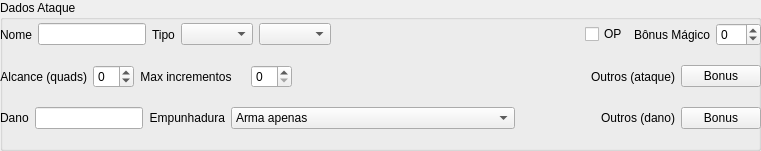
    <widget class="QGroupBox" name="groupBox">
     <property name="geometry">
      <rect>
       <x>280</x>
       <y>160</y>
       <width>761</width>
       <height>151</height>
      </rect>
     </property>
     <property name="title">
      <string>Dados Ataque</string>
     </property>
     <widget class="QWidget" name="verticalLayoutWidget_2">
      <property name="geometry">
       <rect>
        <x>0</x>
        <y>10</y>
        <width>761</width>
        <height>134</height>
       </rect>
      </property>
      <layout class="QVBoxLayout" name="verticalLayout_2">
       <item>
        <layout class="QHBoxLayout" name="horizontalLayout_29">
         <item>
          <widget class="QLabel" name="label_36">
           <property name="sizePolicy">
            <sizepolicy hsizetype="Fixed" vsizetype="Preferred">
             <horstretch>0</horstretch>
             <verstretch>0</verstretch>
            </sizepolicy>
           </property>
           <property name="text">
            <string>Nome</string>
           </property>
          </widget>
         </item>
         <item>
          <widget class="QLineEdit" name="linha_rotulo_ataque">
           <property name="sizePolicy">
            <sizepolicy hsizetype="Fixed" vsizetype="Fixed">
             <horstretch>0</horstretch>
             <verstretch>0</verstretch>
            </sizepolicy>
           </property>
           <property name="toolTip">
            <string>Identificador do ataque</string>
           </property>
          </widget>
         </item>
         <item>
          <widget class="QLabel" name="label_21">
           <property name="sizePolicy">
            <sizepolicy hsizetype="Fixed" vsizetype="Preferred">
             <horstretch>0</horstretch>
             <verstretch>0</verstretch>
            </sizepolicy>
           </property>
           <property name="text">
            <string>Tipo</string>
           </property>
          </widget>
         </item>
         <item>
          <widget class="QComboBox" name="combo_tipo_ataque">
           <property name="sizePolicy">
            <sizepolicy hsizetype="Fixed" vsizetype="Fixed">
             <horstretch>0</horstretch>
             <verstretch>0</verstretch>
            </sizepolicy>
           </property>
          </widget>
         </item>
         <item>
          <widget class="QComboBox" name="combo_arma">
           <property name="toolTip">
            <string>Escolha uma arma, ou nenhuma para preencher manualmente.</string>
           </property>
          </widget>
         </item>
         <item>
          <spacer name="horizontalSpacer_5">
           <property name="orientation">
            <enum>Qt::Horizontal</enum>
           </property>
           <property name="sizeHint" stdset="0">
            <size>
             <width>40</width>
             <height>20</height>
            </size>
           </property>
          </spacer>
         </item>
         <item>
          <widget class="QCheckBox" name="checkbox_op">
           <property name="sizePolicy">
            <sizepolicy hsizetype="Fixed" vsizetype="Fixed">
             <horstretch>0</horstretch>
             <verstretch>0</verstretch>
            </sizepolicy>
           </property>
           <property name="toolTip">
            <string>Arma obra prima?</string>
           </property>
           <property name="text">
            <string>OP</string>
           </property>
          </widget>
         </item>
         <item>
          <widget class="QLabel" name="label_23">
           <property name="sizePolicy">
            <sizepolicy hsizetype="Fixed" vsizetype="Preferred">
             <horstretch>0</horstretch>
             <verstretch>0</verstretch>
            </sizepolicy>
           </property>
           <property name="toolTip">
            <string>Bônus Mágico</string>
           </property>
           <property name="text">
            <string>Bônus Mágico</string>
           </property>
           <property name="alignment">
            <set>Qt::AlignRight|Qt::AlignTrailing|Qt::AlignVCenter</set>
           </property>
          </widget>
         </item>
         <item>
          <widget class="QSpinBox" name="spin_bonus_magico">
           <property name="sizePolicy">
            <sizepolicy hsizetype="Fixed" vsizetype="Fixed">
             <horstretch>0</horstretch>
             <verstretch>0</verstretch>
            </sizepolicy>
           </property>
           <property name="toolTip">
            <string>Bônus mágico da arma</string>
           </property>
           <property name="minimum">
            <number>-50</number>
           </property>
           <property name="maximum">
            <number>50</number>
           </property>
          </widget>
         </item>
        </layout>
       </item>
       <item>
        <layout class="QHBoxLayout" name="horizontalLayout_6">
         <item>
          <widget class="QLabel" name="label_29">
           <property name="sizePolicy">
            <sizepolicy hsizetype="Fixed" vsizetype="Preferred">
             <horstretch>0</horstretch>
             <verstretch>0</verstretch>
            </sizepolicy>
           </property>
           <property name="text">
            <string>Alcance (quads)</string>
           </property>
           <property name="alignment">
            <set>Qt::AlignRight|Qt::AlignTrailing|Qt::AlignVCenter</set>
           </property>
          </widget>
         </item>
         <item>
          <widget class="QSpinBox" name="spin_alcance_quad">
           <property name="sizePolicy">
            <sizepolicy hsizetype="Fixed" vsizetype="Fixed">
             <horstretch>0</horstretch>
             <verstretch>0</verstretch>
            </sizepolicy>
           </property>
           <property name="toolTip">
            <string>Alcance em quadrados</string>
           </property>
           <property name="minimum">
            <number>-1</number>
           </property>
          </widget>
         </item>
         <item>
          <widget class="QLabel" name="label_30">
           <property name="sizePolicy">
            <sizepolicy hsizetype="Fixed" vsizetype="Preferred">
             <horstretch>0</horstretch>
             <verstretch>0</verstretch>
            </sizepolicy>
           </property>
           <property name="text">
            <string>Max incrementos</string>
           </property>
           <property name="alignment">
            <set>Qt::AlignCenter</set>
           </property>
          </widget>
         </item>
         <item>
          <widget class="QLabel" name="label_32">
           <property name="sizePolicy">
            <sizepolicy hsizetype="Fixed" vsizetype="Preferred">
             <horstretch>0</horstretch>
             <verstretch>0</verstretch>
            </sizepolicy>
           </property>
           <property name="text">
            <string/>
           </property>
           <property name="alignment">
            <set>Qt::AlignRight|Qt::AlignTrailing|Qt::AlignVCenter</set>
           </property>
          </widget>
         </item>
         <item>
          <widget class="QSpinBox" name="spin_incrementos">
           <property name="sizePolicy">
            <sizepolicy hsizetype="Fixed" vsizetype="Fixed">
             <horstretch>0</horstretch>
             <verstretch>0</verstretch>
            </sizepolicy>
           </property>
           <property name="toolTip">
            <string>Máximo de incrementos permitido pelo ataque</string>
           </property>
          </widget>
         </item>
         <item>
          <spacer name="horizontalSpacer_2">
           <property name="orientation">
            <enum>Qt::Horizontal</enum>
           </property>
           <property name="sizeHint" stdset="0">
            <size>
             <width>40</width>
             <height>20</height>
            </size>
           </property>
          </spacer>
         </item>
         <item>
          <widget class="QLabel" name="label_55">
           <property name="sizePolicy">
            <sizepolicy hsizetype="Fixed" vsizetype="Preferred">
             <horstretch>0</horstretch>
             <verstretch>0</verstretch>
            </sizepolicy>
           </property>
           <property name="text">
            <string>Outros (ataque)</string>
           </property>
           <property name="alignment">
            <set>Qt::AlignRight|Qt::AlignTrailing|Qt::AlignVCenter</set>
           </property>
          </widget>
         </item>
         <item>
          <widget class="QPushButton" name="botao_bonus_ataque">
           <property name="sizePolicy">
            <sizepolicy hsizetype="Fixed" vsizetype="Fixed">
             <horstretch>0</horstretch>
             <verstretch>0</verstretch>
            </sizepolicy>
           </property>
           <property name="toolTip">
            <string>Outros bônus de ataque.</string>
           </property>
           <property name="text">
            <string>Bonus</string>
           </property>
          </widget>
         </item>
        </layout>
       </item>
       <item>
        <layout class="QHBoxLayout" name="horizontalLayout_34">
         <item>
          <widget class="QLabel" name="label_24">
           <property name="sizePolicy">
            <sizepolicy hsizetype="Fixed" vsizetype="Preferred">
             <horstretch>0</horstretch>
             <verstretch>0</verstretch>
            </sizepolicy>
           </property>
           <property name="text">
            <string>Dano</string>
           </property>
           <property name="alignment">
            <set>Qt::AlignLeading|Qt::AlignLeft|Qt::AlignVCenter</set>
           </property>
          </widget>
         </item>
         <item>
          <widget class="QLineEdit" name="linha_dano">
           <property name="sizePolicy">
            <sizepolicy hsizetype="Fixed" vsizetype="Fixed">
             <horstretch>0</horstretch>
             <verstretch>0</verstretch>
            </sizepolicy>
           </property>
           <property name="toolTip">
            <string>Dano base da arma. Exemplo: 1d8 (19-20/x2)</string>
           </property>
          </widget>
         </item>
         <item>
          <widget class="QLabel" name="label_73">
           <property name="sizePolicy">
            <sizepolicy hsizetype="Fixed" vsizetype="Preferred">
             <horstretch>0</horstretch>
             <verstretch>0</verstretch>
            </sizepolicy>
           </property>
           <property name="text">
            <string>Empunhadura</string>
           </property>
           <property name="alignment">
            <set>Qt::AlignRight|Qt::AlignTrailing|Qt::AlignVCenter</set>
           </property>
          </widget>
         </item>
         <item>
          <widget class="QComboBox" name="combo_empunhadura">
           <item>
            <property name="text">
             <string>Arma apenas</string>
            </property>
           </item>
           <item>
            <property name="text">
             <string>Duas mãos</string>
            </property>
           </item>
           <item>
            <property name="text">
             <string>2 Armas, mão boa ou Arma Dupla, principal</string>
            </property>
           </item>
           <item>
            <property name="text">
             <string>2 Armas, mão ruim ou Arma Dupla, secundário</string>
            </property>
           </item>
           <item>
            <property name="text">
             <string>Arma e Escudo</string>
            </property>
           </item>
          </widget>
         </item>
         <item>
          <spacer name="horizontalSpacer_3">
           <property name="orientation">
            <enum>Qt::Horizontal</enum>
           </property>
           <property name="sizeHint" stdset="0">
            <size>
             <width>40</width>
             <height>20</height>
            </size>
           </property>
          </spacer>
         </item>
         <item>
          <widget class="QLabel" name="label_72">
           <property name="sizePolicy">
            <sizepolicy hsizetype="Fixed" vsizetype="Preferred">
             <horstretch>0</horstretch>
             <verstretch>0</verstretch>
            </sizepolicy>
           </property>
           <property name="text">
            <string>Outros (dano)</string>
           </property>
           <property name="alignment">
            <set>Qt::AlignRight|Qt::AlignTrailing|Qt::AlignVCenter</set>
           </property>
          </widget>
         </item>
         <item>
          <widget class="QPushButton" name="botao_bonus_dano">
           <property name="toolTip">
            <string>Outros bônus de dano.</string>
           </property>
           <property name="text">
            <string>Bonus</string>
           </property>
          </widget>
         </item>
        </layout>
       </item>
      </layout>
     </widget>
    </widget>
